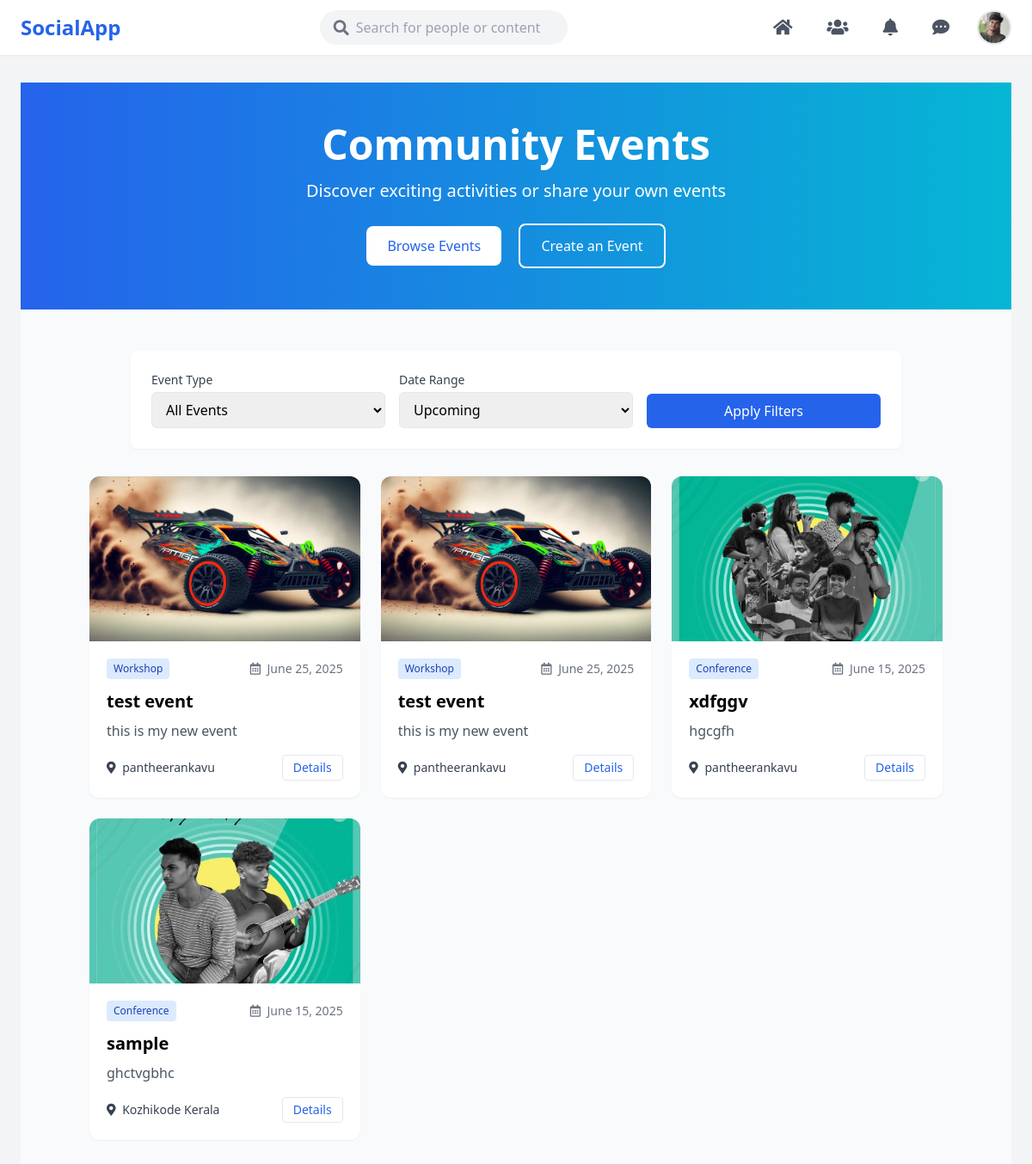
The app's page /events/ (signed in), older data.
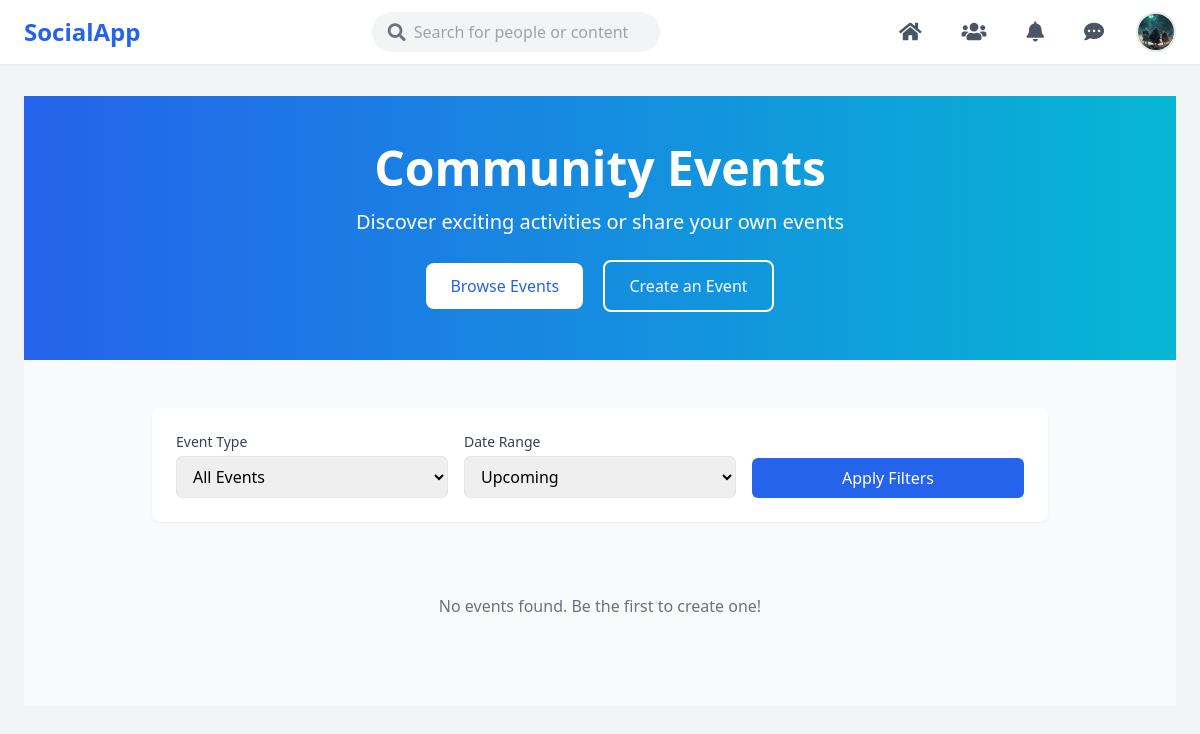
The same page, newer data.
### myapp/models.py (models this page shows, shortened)
class CustomUser(AbstractUser):
    email = models.EmailField(_('email address'), unique=True)
    profile_picture = models.ImageField(upload_to='profile_pics/', default='default.jpg')
    bio = models.TextField(max_length=500, blank=True)
    location = models.CharField(max_length=100, blank=True)
    birth_date = models.DateField(null=True, blank=True)
    is_public = models.BooleanField(default=True)
    cover_photo = models.ImageField(upload_to='cover_photos/', blank=True, null=True)
    is_suspended = models.BooleanField(default=False)
    is_verified = models.BooleanField(default=False)
    ROLE_CHOICES = (
        ('user', 'User'),
        ('moderator', 'Moderator'),
        ('admin', 'Admin'),
    )
    role = models.CharField(max_length=10, choices=ROLE_CHOICES, default='user')

class Event(models.Model):
    EVENT_TYPES = [
        ('Conference', 'Conference'),
        ('Workshop', 'Workshop'),
        ('Networking', 'Networking'),
        ('Social', 'Social Gathering'),
        ('Other', 'Other'),
    ]
    title = models.CharField(max_length=200)
    description = models.TextField()
    event_type = models.CharField(max_length=20, choices=EVENT_TYPES)
    date = models.DateTimeField()
    location = models.CharField(max_length=200)
    image = models.ImageField(upload_to='event_images/', blank=True, null=True)
    creator = models.ForeignKey(User, on_delete=models.CASCADE)
    created_at = models.DateTimeField(auto_now_add=True)
    featured = models.BooleanField(default=False)
    @property
    def image_url(self):
        if self.image and hasattr(self.image, 'url'):
            return self.image.url
        return 'https://via.placeholder.com/400x250?text=Event'

### myapp/views.py (the view)
# urls.py: path('events/', views.events_view, name='events_view'),
@login_required
def events_view(request):
    events = Event.objects.all().order_by('-date')
    if request.method == 'POST':
        form = EventForm(request.POST, request.FILES)
        if form.is_valid():
            event = form.save(commit=False)
            event.creator = request.user
            event.save()
            return redirect('events_view')
    else:
        form = EventForm()
    return render(request, 'events.html', {
        'events': events,
        'form': form
    })

### myapp/forms.py
class EventForm(forms.ModelForm):
    class Meta:
        model = Event
        fields = ['title', 'description', 'event_type', 'date', 'location', 'image']
        widgets = {
            'date': forms.DateTimeInput(attrs={'type': 'datetime-local'}),
        }

### templates/events.html (shortened to what this page needs)
{% extends "navbar.html" %}
{% block content %}
<div class="bg-gray-50">
  <div class="bg-gradient-to-r from-blue-600 to-cyan-500 text-white py-12">
    <div class="container mx-auto px-4 text-center">
      <h1 class="text-4xl md:text-5xl font-bold mb-4">Community Events</h1>
      <p class="text-xl mb-6">Discover exciting activities or share your own events</p>
      <div class="space-x-4">
        <a href="#events" class="bg-white text-blue-600 hover:bg-gray-100 px-6 py-3 rounded-lg font-medium">Browse Events</a>
        <button onclick="openEventModal()" class="border-2 border-white text-white hover:bg-white hover:text-blue-600 px-6 py-3 rounded-lg font-medium">Create an Event</button>
      </div>
    </div>
  </div>
  <div class="container mx-auto px-4 py-12">
    <div class="mb-8" id="events">
      <div class="max-w-4xl mx-auto bg-white rounded-lg shadow-sm p-6">
        <div class="grid grid-cols-1 md:grid-cols-3 gap-4">
          <div>
            <label for="filterType" class="block text-sm font-medium text-gray-700 mb-1">Event Type</label>
            <select id="filterType" class="w-full px-3 py-2 border rounded-md">
              <option value="all">All Events</option>
            </select>
          </div>
          <div>
            <label for="filterDate" class="block text-sm font-medium text-gray-700 mb-1">Date Range</label>
            <select id="filterDate" class="w-full px-3 py-2 border rounded-md">
              <option value="upcoming">Upcoming</option>
            </select>
          </div>
          <div class="flex items-end">
            <button onclick="filterEvents()" class="w-full bg-blue-600 hover:bg-blue-700 text-white px-4 py-2 rounded-md">Apply Filters</button>
          </div>
        </div>
      </div>
    </div>
    <div class="grid grid-cols-1 md:grid-cols-2 lg:grid-cols-3 gap-6" id="eventsContainer">
      {% for event in events %}
      <div class="relative bg-white rounded-xl shadow-sm overflow-hidden hover:-translate-y-1 hover:shadow-md transition h-full">
        <img src="{{ event.image_url }}" class="w-full h-48 object-cover" alt="{{ event.title }}">
        <div class="p-5">
          <div class="flex justify-between items-center mb-3">
            <span class="bg-blue-100 text-blue-800 text-xs px-2 py-1 rounded">{{ event.event_type }}</span>
            <span class="text-gray-500 text-sm"><i class="far fa-calendar-alt mr-1"></i> {{ event.date|date:"F d, Y" }}</span>
          </div>
          <h3 class="text-xl font-semibold mb-2">{{ event.title }}</h3>
          <p class="text-gray-600 mb-4">{{ event.description|truncatechars:100 }}</p>
          <div class="flex justify-between items-center">
            <span class="text-gray-700 text-sm"><i class="fas fa-map-marker-alt mr-1"></i> {{ event.location }}</span>
            <button onclick="showEventDetails({{ event.id }})" class="text-blue-600 hover:text-blue-800 border px-3 py-1 rounded text-sm">Details</button>
          </div>
        </div>
      </div>
      {% empty %}
      <div class="col-span-3 text-center py-10">
        <p class="text-gray-500">No events found. Be the first to create one!</p>
      </div>
      {% endfor %}
    </div>
  </div>
</div>
<link rel="stylesheet" href="https://cdnjs.cloudflare.com/ajax/libs/font-awesome/5.15.4/css/all.min.css">
{% endblock %}

### templates/navbar.html (shortened to what this page needs)
{% load static %}
<!DOCTYPE html>
<html lang="en">
<head>
    <script src="https://cdn.tailwindcss.com"></script>
    <link rel="stylesheet" href="https://cdnjs.cloudflare.com/ajax/libs/font-awesome/6.4.0/css/all.min.css"/>
    <link rel="stylesheet" href="https://cdnjs.cloudflare.com/ajax/libs/font-awesome/6.5.1/css/all.min.css">
</head>
<body class="bg-gray-100 font-sans m-0 text-base">
    <header class="bg-white py-3 px-6 flex items-center justify-between shadow-sm sticky top-0 z-50">
        <a href="{% url 'home' %}" class="text-2xl font-bold text-blue-600 no-underline hover:text-blue-700">SocialApp</a>
        {% if user.is_authenticated and not user.is_superuser %}
        <form action="{% url 'search' %}" method="get" class="flex items-center bg-gray-100 rounded-full px-4 py-2 w-72" role="search" aria-label="Site search">
            <i class="fas fa-search text-gray-500 text-lg mr-2" aria-hidden="true"></i>
            <input type="text" name="q" placeholder="Search for people or content" aria-label="Search input" class="border-none bg-transparent outline-none w-full text-base" />
        </form>
        {% endif %}
        <nav class="flex items-center gap-6" aria-label="Primary navigation">
            {% if user.is_authenticated %}
                {% if user.is_superuser or user.is_staff %}
                    <a href="{% url 'admin_dashboard' %}" class="text-blue-600 hover:underline text-base font-semibold">Admin Dashboard</a>
                    <a href="{% url 'admin_user_list' %}" class="text-blue-600 hover:underline text-base font-semibold">Manage Users</a>
                    <a href="{% url 'logout' %}" class="text-red-500 hover:underline text-base font-semibold">Logout</a>
                {% else %}
                    <a href="{% url 'home' %}" class="relative no-underline text-current flex items-center text-lg p-2 hover:bg-gray-100 rounded-lg" title="Home" aria-label="Home">
                        <i class="fas fa-home text-gray-600 text-xl" aria-hidden="true"></i>
                    </a>
                    <a href="{% url 'users_list' %}" class="relative no-underline text-current flex items-center text-lg p-2 hover:bg-gray-100 rounded-lg" title="Users" aria-label="Users">
                        <i class="fas fa-users text-gray-600 text-xl" aria-hidden="true"></i>
                    </a>
                    <a href="{% url 'notifications' %}" class="relative no-underline text-current flex items-center text-lg p-2 hover:bg-gray-100 rounded-lg" title="Notifications" aria-label="Notifications">
                        <i class="fas fa-bell text-gray-600 text-xl" aria-hidden="true"></i>
                    </a>
                    <a href="{% url 'messages' %}" class="relative no-underline text-current flex items-center text-lg p-2 hover:bg-gray-100 rounded-lg" title="Messages" aria-label="Messages">
                        <i class="fas fa-comment-dots text-gray-600 text-xl" aria-hidden="true"></i>
                    </a>
                    <a href="{% url 'profile' username=user.username %}" class="relative no-underline text-current flex items-center" title="Profile" aria-label="Profile">
                        {% if user.profile_picture %}
                            <img src="{{ user.profile_picture.url }}" alt="Profile Picture" class="w-10 h-10 rounded-full object-cover cursor-pointer border-2 border-gray-200 hover:border-blue-500" />
                        {% else %}
                            <img src="{% static 'default-avatar.png' %}" alt="Default Avatar" class="w-10 h-10 rounded-full object-cover cursor-pointer border-2 border-gray-200 hover:border-blue-500" />
                        {% endif %}
                    </a>
                {% endif %}
            {% else %}
                <a href="{% url 'login' %}" class="text-blue-600 hover:underline text-base font-semibold">Login</a>
            {% endif %}
        </nav>
    </header>
    <div class="flex justify-center mt-8 px-4">
        <div class="w-full max-w-6xl">
            {% block content %}
            {% endblock %}
        </div>
    </div>
</body>
</html>

Row changes from the older to the newer data that the page shows:
removed Event: image_url (picture), event_type "Workshop", date "June 25, 2025", title "test event", description "this is my new event", location "pantheerankavu"
removed Event: image_url (picture), event_type "Workshop", date "June 25, 2025", title "test event", description "this is my new event", location "pantheerankavu"
removed Event: image_url (picture), event_type "Conference", date "June 15, 2025", title "xdfggv", description "hgcgfh", location "pantheerankavu"
removed Event: image_url (picture), event_type "Conference", date "June 15, 2025", title "sample", description "ghctvgbhc", location "Kozhikode Kerala"
changed CustomUser: profile_picture: a different picture
Text that changed along with them:
text now shown: "No events found. Be the first to create one!"
